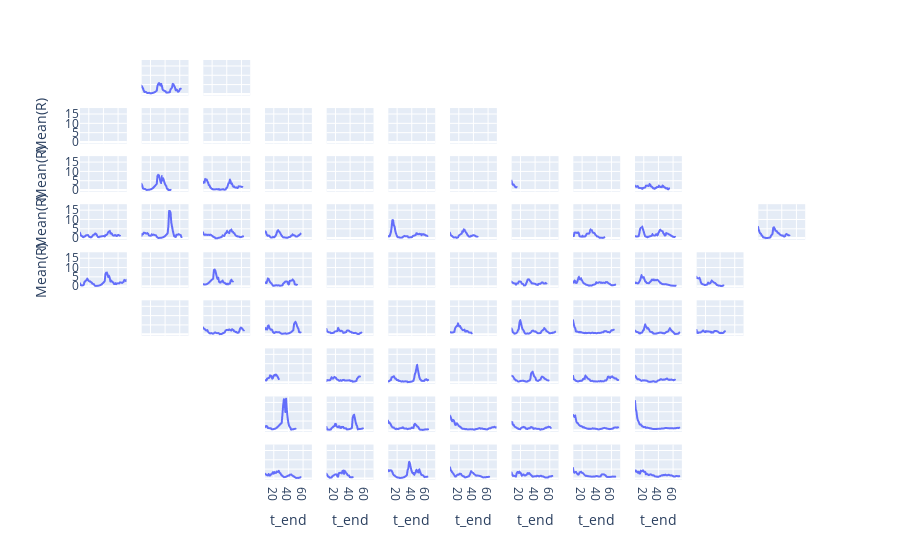

The notebook cell this image was saved under:
### Markdown cell above
## Attempt 1: using plotly express
Problem is I don't know how to control the individual titles

### Code cell
fig = px.line(r0_county_grid, x="t_end", y="Mean(R)", facet_col="col", facet_row="row",
category_orders={"col": cols, "row": rows})
fig.for_each_annotation(lambda a: a.update(text=""))
fig.for
fig.show()
